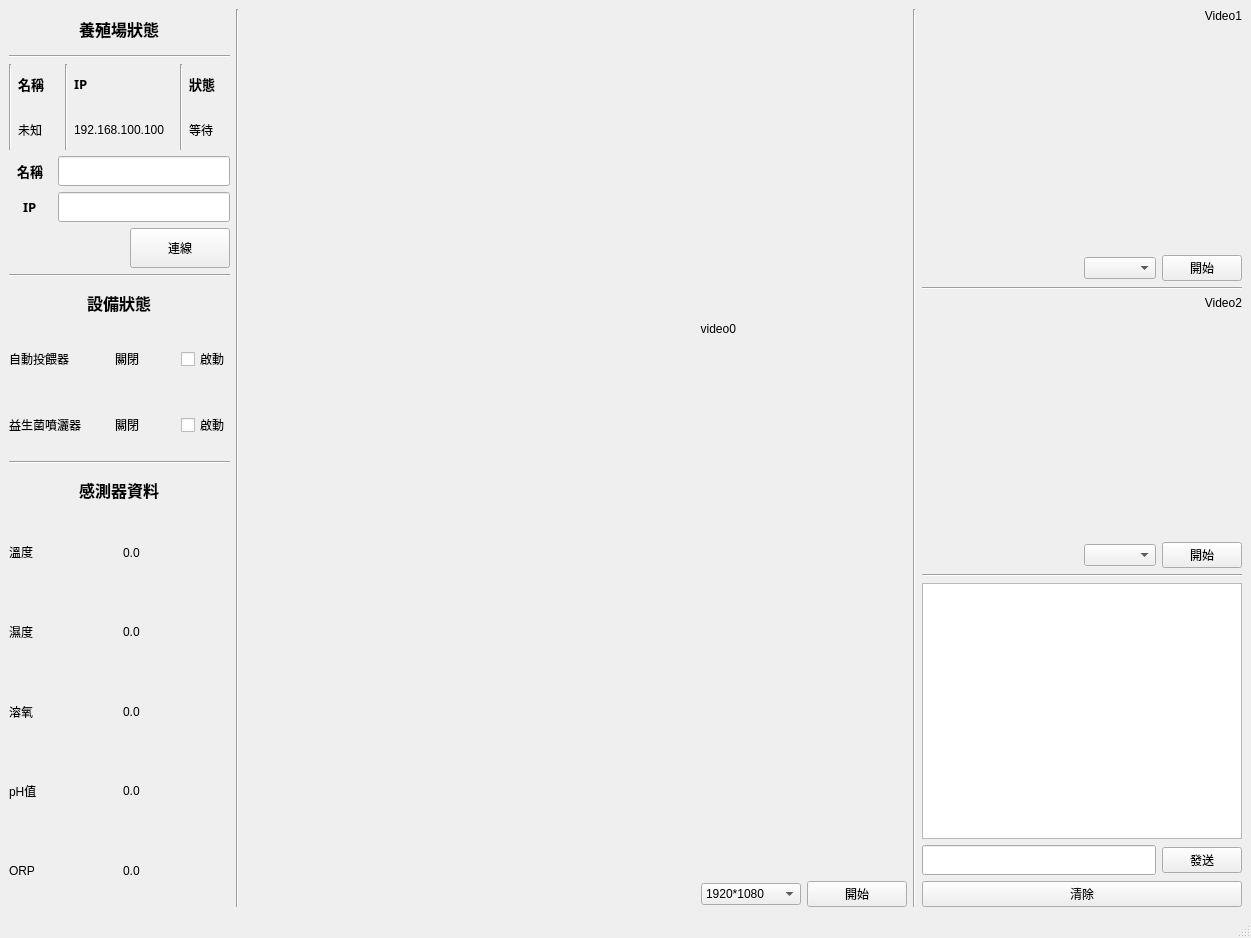
<?xml version="1.0" encoding="UTF-8"?>
<ui version="4.0">
 <class>AquaPlayer</class>
 <widget class="QMainWindow" name="AquaPlayer">
  <property name="geometry">
   <rect>
    <x>0</x>
    <y>0</y>
    <width>1251</width>
    <height>938</height>
   </rect>
  </property>
  <property name="windowTitle">
   <string>智慧養殖儀錶板</string>
  </property>
  <widget class="QWidget" name="centralwidget">
   <property name="sizePolicy">
    <sizepolicy hsizetype="Preferred" vsizetype="Preferred">
     <horstretch>0</horstretch>
     <verstretch>0</verstretch>
    </sizepolicy>
   </property>
   <layout class="QHBoxLayout" name="horizontalLayout_2" stretch="1,0,3,0,0">
    <item>
     <layout class="QVBoxLayout" name="verticalLayout_a">
      <property name="sizeConstraint">
       <enum>QLayout::SetMinimumSize</enum>
      </property>
      <item>
       <layout class="QVBoxLayout" name="layout_A1">
        <item>
         <layout class="QHBoxLayout" name="horizontalLayout_4">
          <item alignment="Qt::AlignHCenter">
           <widget class="QLabel" name="labTitle">
            <property name="sizePolicy">
             <sizepolicy hsizetype="Preferred" vsizetype="Preferred">
              <horstretch>0</horstretch>
              <verstretch>0</verstretch>
             </sizepolicy>
            </property>
            <property name="minimumSize">
             <size>
              <width>0</width>
              <height>20</height>
             </size>
            </property>
            <property name="maximumSize">
             <size>
              <width>16777215</width>
              <height>40</height>
             </size>
            </property>
            <property name="font">
             <font>
              <family>微軟正黑體</family>
              <pointsize>12</pointsize>
              <weight>75</weight>
              <bold>true</bold>
             </font>
            </property>
            <property name="text">
             <string>養殖場狀態</string>
            </property>
           </widget>
          </item>
         </layout>
        </item>
        <item>
         <widget class="Line" name="line_5">
          <property name="orientation">
           <enum>Qt::Horizontal</enum>
          </property>
         </widget>
        </item>
        <item>
         <layout class="QHBoxLayout" name="horizontalLayout_16">
          <item>
           <widget class="Line" name="line_4">
            <property name="orientation">
             <enum>Qt::Vertical</enum>
            </property>
           </widget>
          </item>
          <item>
           <layout class="QVBoxLayout" name="verticalLayout_3">
            <item>
             <widget class="QLabel" name="labNameTitle">
              <property name="sizePolicy">
               <sizepolicy hsizetype="Preferred" vsizetype="Preferred">
                <horstretch>1</horstretch>
                <verstretch>0</verstretch>
               </sizepolicy>
              </property>
              <property name="minimumSize">
               <size>
                <width>0</width>
                <height>30</height>
               </size>
              </property>
              <property name="maximumSize">
               <size>
                <width>16777215</width>
                <height>40</height>
               </size>
              </property>
              <property name="font">
               <font>
                <family>微軟正黑體</family>
                <pointsize>10</pointsize>
                <weight>75</weight>
                <bold>true</bold>
               </font>
              </property>
              <property name="text">
               <string>名稱</string>
              </property>
             </widget>
            </item>
            <item>
             <widget class="QLabel" name="labName">
              <property name="sizePolicy">
               <sizepolicy hsizetype="Preferred" vsizetype="Preferred">
                <horstretch>1</horstretch>
                <verstretch>0</verstretch>
               </sizepolicy>
              </property>
              <property name="minimumSize">
               <size>
                <width>0</width>
                <height>30</height>
               </size>
              </property>
              <property name="maximumSize">
               <size>
                <width>16777215</width>
                <height>40</height>
               </size>
              </property>
              <property name="text">
               <string>未知</string>
              </property>
             </widget>
            </item>
           </layout>
          </item>
          <item>
           <widget class="Line" name="line_7">
            <property name="orientation">
             <enum>Qt::Vertical</enum>
            </property>
           </widget>
          </item>
          <item>
           <layout class="QVBoxLayout" name="verticalLayout_2">
            <item>
             <widget class="QLabel" name="labIPTitle">
              <property name="sizePolicy">
               <sizepolicy hsizetype="Preferred" vsizetype="Preferred">
                <horstretch>2</horstretch>
                <verstretch>0</verstretch>
               </sizepolicy>
              </property>
              <property name="minimumSize">
               <size>
                <width>0</width>
                <height>30</height>
               </size>
              </property>
              <property name="maximumSize">
               <size>
                <width>16777215</width>
                <height>40</height>
               </size>
              </property>
              <property name="font">
               <font>
                <family>微軟正黑體</family>
                <pointsize>10</pointsize>
                <weight>75</weight>
                <bold>true</bold>
               </font>
              </property>
              <property name="text">
               <string>IP</string>
              </property>
             </widget>
            </item>
            <item>
             <widget class="QLabel" name="labIP">
              <property name="sizePolicy">
               <sizepolicy hsizetype="Preferred" vsizetype="Preferred">
                <horstretch>2</horstretch>
                <verstretch>0</verstretch>
               </sizepolicy>
              </property>
              <property name="minimumSize">
               <size>
                <width>100</width>
                <height>30</height>
               </size>
              </property>
              <property name="maximumSize">
               <size>
                <width>16777215</width>
                <height>40</height>
               </size>
              </property>
              <property name="text">
               <string>192.168.100.100</string>
              </property>
             </widget>
            </item>
           </layout>
          </item>
          <item>
           <widget class="Line" name="line_8">
            <property name="minimumSize">
             <size>
              <width>0</width>
              <height>0</height>
             </size>
            </property>
            <property name="orientation">
             <enum>Qt::Vertical</enum>
            </property>
           </widget>
          </item>
          <item>
           <layout class="QVBoxLayout" name="verticalLayout_4">
            <item>
             <widget class="QLabel" name="labStatusTitle">
              <property name="sizePolicy">
               <sizepolicy hsizetype="Preferred" vsizetype="Preferred">
                <horstretch>1</horstretch>
                <verstretch>0</verstretch>
               </sizepolicy>
              </property>
              <property name="minimumSize">
               <size>
                <width>0</width>
                <height>30</height>
               </size>
              </property>
              <property name="maximumSize">
               <size>
                <width>16777215</width>
                <height>40</height>
               </size>
              </property>
              <property name="font">
               <font>
                <family>微軟正黑體</family>
                <pointsize>10</pointsize>
                <weight>75</weight>
                <bold>true</bold>
               </font>
              </property>
              <property name="text">
               <string>狀態</string>
              </property>
             </widget>
            </item>
            <item>
             <widget class="QLabel" name="labStatus">
              <property name="sizePolicy">
               <sizepolicy hsizetype="Preferred" vsizetype="Preferred">
                <horstretch>1</horstretch>
                <verstretch>0</verstretch>
               </sizepolicy>
              </property>
              <property name="minimumSize">
               <size>
                <width>0</width>
                <height>30</height>
               </size>
              </property>
              <property name="maximumSize">
               <size>
                <width>16777215</width>
                <height>40</height>
               </size>
              </property>
              <property name="text">
               <string>等待</string>
              </property>
             </widget>
            </item>
           </layout>
          </item>
         </layout>
        </item>
        <item>
         <layout class="QHBoxLayout" name="horizontalLayout_14">
          <item alignment="Qt::AlignHCenter">
           <widget class="QLabel" name="labNameKeyinTitle">
            <property name="sizePolicy">
             <sizepolicy hsizetype="Preferred" vsizetype="Preferred">
              <horstretch>1</horstretch>
              <verstretch>0</verstretch>
             </sizepolicy>
            </property>
            <property name="minimumSize">
             <size>
              <width>0</width>
              <height>30</height>
             </size>
            </property>
            <property name="maximumSize">
             <size>
              <width>16777215</width>
              <height>40</height>
             </size>
            </property>
            <property name="font">
             <font>
              <family>微軟正黑體</family>
              <pointsize>10</pointsize>
              <weight>75</weight>
              <bold>true</bold>
             </font>
            </property>
            <property name="text">
             <string>名稱</string>
            </property>
           </widget>
          </item>
          <item>
           <widget class="QLineEdit" name="txtName">
            <property name="sizePolicy">
             <sizepolicy hsizetype="Expanding" vsizetype="Fixed">
              <horstretch>4</horstretch>
              <verstretch>0</verstretch>
             </sizepolicy>
            </property>
            <property name="minimumSize">
             <size>
              <width>0</width>
              <height>30</height>
             </size>
            </property>
           </widget>
          </item>
         </layout>
        </item>
        <item>
         <layout class="QHBoxLayout" name="horizontalLayout">
          <item alignment="Qt::AlignHCenter">
           <widget class="QLabel" name="labIPKeyinTitle">
            <property name="sizePolicy">
             <sizepolicy hsizetype="Preferred" vsizetype="Preferred">
              <horstretch>1</horstretch>
              <verstretch>0</verstretch>
             </sizepolicy>
            </property>
            <property name="minimumSize">
             <size>
              <width>0</width>
              <height>30</height>
             </size>
            </property>
            <property name="maximumSize">
             <size>
              <width>16777215</width>
              <height>40</height>
             </size>
            </property>
            <property name="font">
             <font>
              <family>微軟正黑體</family>
              <pointsize>10</pointsize>
              <weight>75</weight>
              <bold>true</bold>
             </font>
            </property>
            <property name="text">
             <string>IP</string>
            </property>
           </widget>
          </item>
          <item>
           <widget class="QLineEdit" name="txtIP">
            <property name="sizePolicy">
             <sizepolicy hsizetype="Expanding" vsizetype="Fixed">
              <horstretch>4</horstretch>
              <verstretch>0</verstretch>
             </sizepolicy>
            </property>
            <property name="minimumSize">
             <size>
              <width>0</width>
              <height>30</height>
             </size>
            </property>
           </widget>
          </item>
         </layout>
        </item>
        <item>
         <layout class="QHBoxLayout" name="horizontalLayout_13">
          <item>
           <spacer name="horizontalSpacer_5">
            <property name="orientation">
             <enum>Qt::Horizontal</enum>
            </property>
            <property name="sizeHint" stdset="0">
             <size>
              <width>40</width>
              <height>20</height>
             </size>
            </property>
           </spacer>
          </item>
          <item>
           <widget class="QPushButton" name="btnConn">
            <property name="minimumSize">
             <size>
              <width>100</width>
              <height>30</height>
             </size>
            </property>
            <property name="maximumSize">
             <size>
              <width>16777215</width>
              <height>40</height>
             </size>
            </property>
            <property name="text">
             <string>連線</string>
            </property>
           </widget>
          </item>
         </layout>
        </item>
       </layout>
      </item>
      <item>
       <widget class="Line" name="line_3">
        <property name="orientation">
         <enum>Qt::Horizontal</enum>
        </property>
       </widget>
      </item>
      <item>
       <layout class="QVBoxLayout" name="layout_A2" stretch="0,1,1">
        <item>
         <layout class="QVBoxLayout" name="verticalLayout">
          <item alignment="Qt::AlignHCenter">
           <widget class="QLabel" name="labDeviceStatus">
            <property name="minimumSize">
             <size>
              <width>0</width>
              <height>0</height>
             </size>
            </property>
            <property name="maximumSize">
             <size>
              <width>16777215</width>
              <height>40</height>
             </size>
            </property>
            <property name="font">
             <font>
              <family>微軟正黑體</family>
              <pointsize>12</pointsize>
              <weight>75</weight>
              <bold>true</bold>
             </font>
            </property>
            <property name="text">
             <string>設備狀態</string>
            </property>
           </widget>
          </item>
         </layout>
        </item>
        <item>
         <layout class="QHBoxLayout" name="horizontalLayout_9" stretch="2,2,1">
          <item>
           <widget class="QLabel" name="labDev1">
            <property name="sizePolicy">
             <sizepolicy hsizetype="Preferred" vsizetype="Preferred">
              <horstretch>1</horstretch>
              <verstretch>0</verstretch>
             </sizepolicy>
            </property>
            <property name="minimumSize">
             <size>
              <width>100</width>
              <height>60</height>
             </size>
            </property>
            <property name="text">
             <string>自動投餵器</string>
            </property>
           </widget>
          </item>
          <item>
           <widget class="QLabel" name="labDev1Status">
            <property name="sizePolicy">
             <sizepolicy hsizetype="Preferred" vsizetype="Preferred">
              <horstretch>1</horstretch>
              <verstretch>0</verstretch>
             </sizepolicy>
            </property>
            <property name="minimumSize">
             <size>
              <width>40</width>
              <height>0</height>
             </size>
            </property>
            <property name="text">
             <string>關閉</string>
            </property>
           </widget>
          </item>
          <item>
           <widget class="QCheckBox" name="cbAutoFeeder">
            <property name="text">
             <string>啟動</string>
            </property>
           </widget>
          </item>
         </layout>
        </item>
        <item>
         <layout class="QHBoxLayout" name="horizontalLayout_8" stretch="2,2,1">
          <item>
           <widget class="QLabel" name="labDev2">
            <property name="sizePolicy">
             <sizepolicy hsizetype="Preferred" vsizetype="Preferred">
              <horstretch>1</horstretch>
              <verstretch>0</verstretch>
             </sizepolicy>
            </property>
            <property name="minimumSize">
             <size>
              <width>100</width>
              <height>60</height>
             </size>
            </property>
            <property name="text">
             <string>益生菌噴灑器</string>
            </property>
           </widget>
          </item>
          <item>
           <widget class="QLabel" name="labDev2Status">
            <property name="sizePolicy">
             <sizepolicy hsizetype="Preferred" vsizetype="Preferred">
              <horstretch>1</horstretch>
              <verstretch>0</verstretch>
             </sizepolicy>
            </property>
            <property name="minimumSize">
             <size>
              <width>40</width>
              <height>0</height>
             </size>
            </property>
            <property name="autoFillBackground">
             <bool>false</bool>
            </property>
            <property name="text">
             <string>關閉</string>
            </property>
           </widget>
          </item>
          <item>
           <widget class="QCheckBox" name="cbProbioticSprayer">
            <property name="text">
             <string>啟動</string>
            </property>
           </widget>
          </item>
         </layout>
        </item>
       </layout>
      </item>
      <item>
       <widget class="Line" name="line_6">
        <property name="orientation">
         <enum>Qt::Horizontal</enum>
        </property>
       </widget>
      </item>
      <item>
       <layout class="QVBoxLayout" name="layout_A3">
        <item alignment="Qt::AlignHCenter">
         <widget class="QLabel" name="labSensorType">
          <property name="sizePolicy">
           <sizepolicy hsizetype="Preferred" vsizetype="Preferred">
            <horstretch>0</horstretch>
            <verstretch>0</verstretch>
           </sizepolicy>
          </property>
          <property name="minimumSize">
           <size>
            <width>0</width>
            <height>20</height>
           </size>
          </property>
          <property name="maximumSize">
           <size>
            <width>16777215</width>
            <height>40</height>
           </size>
          </property>
          <property name="font">
           <font>
            <family>微軟正黑體</family>
            <pointsize>12</pointsize>
            <weight>75</weight>
            <bold>true</bold>
           </font>
          </property>
          <property name="text">
           <string>感測器資料</string>
          </property>
         </widget>
        </item>
        <item>
         <layout class="QHBoxLayout" name="tempLayout" stretch="1,1">
          <item alignment="Qt::AlignVCenter">
           <widget class="QLabel" name="labTemp">
            <property name="sizePolicy">
             <sizepolicy hsizetype="Preferred" vsizetype="Preferred">
              <horstretch>1</horstretch>
              <verstretch>0</verstretch>
             </sizepolicy>
            </property>
            <property name="minimumSize">
             <size>
              <width>0</width>
              <height>60</height>
             </size>
            </property>
            <property name="text">
             <string>溫度</string>
            </property>
           </widget>
          </item>
          <item>
           <widget class="QLabel" name="labTempValue">
            <property name="sizePolicy">
             <sizepolicy hsizetype="Preferred" vsizetype="Preferred">
              <horstretch>3</horstretch>
              <verstretch>0</verstretch>
             </sizepolicy>
            </property>
            <property name="text">
             <string>0.0</string>
            </property>
           </widget>
          </item>
         </layout>
        </item>
        <item>
         <layout class="QHBoxLayout" name="humLayout" stretch="1,1">
          <item>
           <widget class="QLabel" name="labHum">
            <property name="sizePolicy">
             <sizepolicy hsizetype="Preferred" vsizetype="Preferred">
              <horstretch>1</horstretch>
              <verstretch>0</verstretch>
             </sizepolicy>
            </property>
            <property name="minimumSize">
             <size>
              <width>0</width>
              <height>60</height>
             </size>
            </property>
            <property name="text">
             <string>濕度</string>
            </property>
           </widget>
          </item>
          <item>
           <widget class="QLabel" name="labHumValue">
            <property name="sizePolicy">
             <sizepolicy hsizetype="Preferred" vsizetype="Preferred">
              <horstretch>3</horstretch>
              <verstretch>0</verstretch>
             </sizepolicy>
            </property>
            <property name="text">
             <string>0.0</string>
            </property>
           </widget>
          </item>
         </layout>
        </item>
        <item>
         <layout class="QHBoxLayout" name="DOLayout" stretch="1,1">
          <item>
           <widget class="QLabel" name="labDO">
            <property name="sizePolicy">
             <sizepolicy hsizetype="Preferred" vsizetype="Preferred">
              <horstretch>1</horstretch>
              <verstretch>0</verstretch>
             </sizepolicy>
            </property>
            <property name="minimumSize">
             <size>
              <width>0</width>
              <height>60</height>
             </size>
            </property>
            <property name="text">
             <string>溶氧</string>
            </property>
           </widget>
          </item>
          <item>
           <widget class="QLabel" name="labDOValue">
            <property name="sizePolicy">
             <sizepolicy hsizetype="Preferred" vsizetype="Preferred">
              <horstretch>3</horstretch>
              <verstretch>0</verstretch>
             </sizepolicy>
            </property>
            <property name="text">
             <string>0.0</string>
            </property>
           </widget>
          </item>
         </layout>
        </item>
        <item>
         <layout class="QHBoxLayout" name="pHLayout" stretch="1,1">
          <item>
           <widget class="QLabel" name="labPH">
            <property name="sizePolicy">
             <sizepolicy hsizetype="Preferred" vsizetype="Preferred">
              <horstretch>1</horstretch>
              <verstretch>0</verstretch>
             </sizepolicy>
            </property>
            <property name="minimumSize">
             <size>
              <width>0</width>
              <height>60</height>
             </size>
            </property>
            <property name="text">
             <string>pH值</string>
            </property>
           </widget>
          </item>
          <item>
           <widget class="QLabel" name="labPHValue">
            <property name="sizePolicy">
             <sizepolicy hsizetype="Preferred" vsizetype="Preferred">
              <horstretch>3</horstretch>
              <verstretch>0</verstretch>
             </sizepolicy>
            </property>
            <property name="text">
             <string>0.0</string>
            </property>
           </widget>
          </item>
         </layout>
        </item>
        <item>
         <layout class="QHBoxLayout" name="ORPLayout" stretch="1,1">
          <item>
           <widget class="QLabel" name="labORPValue">
            <property name="sizePolicy">
             <sizepolicy hsizetype="Preferred" vsizetype="Preferred">
              <horstretch>1</horstretch>
              <verstretch>0</verstretch>
             </sizepolicy>
            </property>
            <property name="minimumSize">
             <size>
              <width>0</width>
              <height>60</height>
             </size>
            </property>
            <property name="text">
             <string>ORP</string>
            </property>
           </widget>
          </item>
          <item>
           <widget class="QLabel" name="labORP">
            <property name="sizePolicy">
             <sizepolicy hsizetype="Preferred" vsizetype="Preferred">
              <horstretch>3</horstretch>
              <verstretch>0</verstretch>
             </sizepolicy>
            </property>
            <property name="text">
             <string>0.0</string>
            </property>
           </widget>
          </item>
         </layout>
        </item>
       </layout>
      </item>
     </layout>
    </item>
    <item>
     <widget class="Line" name="line_10">
      <property name="orientation">
       <enum>Qt::Vertical</enum>
      </property>
     </widget>
    </item>
    <item>
     <layout class="QVBoxLayout" name="verticalLayout_b" stretch="1,0">
      <item>
       <layout class="QHBoxLayout" name="horizontalLayout_10">
        <item alignment="Qt::AlignHCenter|Qt::AlignVCenter">
         <widget class="QLabel" name="labVideo0">
          <property name="sizePolicy">
           <sizepolicy hsizetype="Minimum" vsizetype="Minimum">
            <horstretch>0</horstretch>
            <verstretch>0</verstretch>
           </sizepolicy>
          </property>
          <property name="minimumSize">
           <size>
            <width>320</width>
            <height>240</height>
           </size>
          </property>
          <property name="text">
           <string>video0</string>
          </property>
          <property name="alignment">
           <set>Qt::AlignRight|Qt::AlignTop|Qt::AlignTrailing</set>
          </property>
         </widget>
        </item>
       </layout>
      </item>
      <item>
       <layout class="QHBoxLayout" name="horizontalLayout_15">
        <item>
         <spacer name="horizontalSpacer">
          <property name="orientation">
           <enum>Qt::Horizontal</enum>
          </property>
          <property name="sizeHint" stdset="0">
           <size>
            <width>40</width>
            <height>20</height>
           </size>
          </property>
         </spacer>
        </item>
        <item>
         <widget class="QComboBox" name="cbxQuality">
          <property name="minimumSize">
           <size>
            <width>100</width>
            <height>0</height>
           </size>
          </property>
          <item>
           <property name="text">
            <string>1920*1080</string>
           </property>
          </item>
          <item>
           <property name="text">
            <string>1280*1024</string>
           </property>
          </item>
          <item>
           <property name="text">
            <string>640*480</string>
           </property>
          </item>
          <item>
           <property name="text">
            <string>320*240</string>
           </property>
          </item>
         </widget>
        </item>
        <item>
         <widget class="QPushButton" name="btnStrVideo0">
          <property name="minimumSize">
           <size>
            <width>100</width>
            <height>0</height>
           </size>
          </property>
          <property name="text">
           <string>開始</string>
          </property>
         </widget>
        </item>
       </layout>
      </item>
     </layout>
    </item>
    <item>
     <widget class="Line" name="line_11">
      <property name="orientation">
       <enum>Qt::Vertical</enum>
      </property>
     </widget>
    </item>
    <item>
     <layout class="QVBoxLayout" name="verticalLayout_c">
      <item alignment="Qt::AlignHCenter|Qt::AlignVCenter">
       <widget class="QLabel" name="labVideo1">
        <property name="minimumSize">
         <size>
          <width>320</width>
          <height>240</height>
         </size>
        </property>
        <property name="text">
         <string>Video1</string>
        </property>
        <property name="alignment">
         <set>Qt::AlignRight|Qt::AlignTop|Qt::AlignTrailing</set>
        </property>
       </widget>
      </item>
      <item>
       <layout class="QHBoxLayout" name="horizontalLayout_5">
        <item>
         <spacer name="horizontalSpacer_2">
          <property name="orientation">
           <enum>Qt::Horizontal</enum>
          </property>
          <property name="sizeHint" stdset="0">
           <size>
            <width>40</width>
            <height>20</height>
           </size>
          </property>
         </spacer>
        </item>
        <item>
         <widget class="QComboBox" name="comboBox"/>
        </item>
        <item>
         <widget class="QPushButton" name="btnStrVideo1">
          <property name="text">
           <string>開始</string>
          </property>
         </widget>
        </item>
       </layout>
      </item>
      <item>
       <widget class="Line" name="line_2">
        <property name="orientation">
         <enum>Qt::Horizontal</enum>
        </property>
       </widget>
      </item>
      <item alignment="Qt::AlignTop">
       <widget class="QLabel" name="label">
        <property name="minimumSize">
         <size>
          <width>320</width>
          <height>240</height>
         </size>
        </property>
        <property name="layoutDirection">
         <enum>Qt::LeftToRight</enum>
        </property>
        <property name="autoFillBackground">
         <bool>false</bool>
        </property>
        <property name="text">
         <string>Video2</string>
        </property>
        <property name="alignment">
         <set>Qt::AlignRight|Qt::AlignTop|Qt::AlignTrailing</set>
        </property>
       </widget>
      </item>
      <item>
       <layout class="QHBoxLayout" name="horizontalLayout_6">
        <item>
         <spacer name="horizontalSpacer_3">
          <property name="orientation">
           <enum>Qt::Horizontal</enum>
          </property>
          <property name="sizeHint" stdset="0">
           <size>
            <width>40</width>
            <height>20</height>
           </size>
          </property>
         </spacer>
        </item>
        <item>
         <widget class="QComboBox" name="comboBox_2"/>
        </item>
        <item>
         <widget class="QPushButton" name="pushButton_2">
          <property name="text">
           <string>開始</string>
          </property>
         </widget>
        </item>
       </layout>
      </item>
      <item>
       <widget class="Line" name="line">
        <property name="orientation">
         <enum>Qt::Horizontal</enum>
        </property>
       </widget>
      </item>
      <item>
       <widget class="QPlainTextEdit" name="pteComm"/>
      </item>
      <item>
       <layout class="QHBoxLayout" name="horizontalLayout_7">
        <item>
         <widget class="QLineEdit" name="lineEditSend">
          <property name="minimumSize">
           <size>
            <width>0</width>
            <height>30</height>
           </size>
          </property>
         </widget>
        </item>
        <item>
         <widget class="QPushButton" name="btnSend">
          <property name="text">
           <string>發送</string>
          </property>
         </widget>
        </item>
       </layout>
      </item>
      <item>
       <widget class="QPushButton" name="btnClear">
        <property name="text">
         <string>清除</string>
        </property>
       </widget>
      </item>
     </layout>
    </item>
   </layout>
  </widget>
  <widget class="QMenuBar" name="menubar">
   <property name="geometry">
    <rect>
     <x>0</x>
     <y>0</y>
     <width>1251</width>
     <height>25</height>
    </rect>
   </property>
  </widget>
  <widget class="QStatusBar" name="statusbar"/>
 </widget>
 <resources/>
 <connections/>
</ui>
